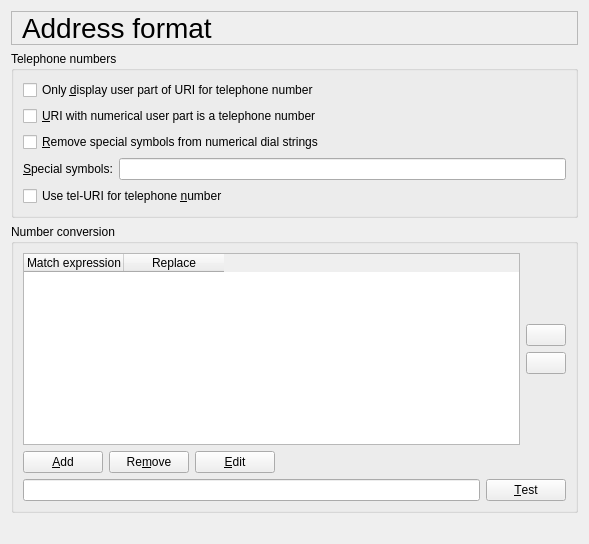
     <widget class="QWidget" name="pageAddressFormat">
      <layout class="QVBoxLayout">
       <item>
        <widget class="QLabel" name="addressFormatTitleTextLabel">
         <property name="font">
          <font>
           <pointsize>21</pointsize>
          </font>
         </property>
         <property name="frameShape">
          <enum>QFrame::StyledPanel</enum>
         </property>
         <property name="text">
          <string>Address format</string>
         </property>
         <property name="wordWrap">
          <bool>false</bool>
         </property>
         <property name="indent">
          <number>10</number>
         </property>
        </widget>
       </item>
       <item>
        <widget class="QGroupBox" name="telNumberGroupBox">
         <property name="title">
          <string>Telephone numbers</string>
         </property>
         <layout class="QGridLayout">
          <item row="0" column="0" colspan="2">
           <widget class="QCheckBox" name="displayTelUserCheckBox">
            <property name="whatsThis">
             <string>If a URI indicates a telephone number, then only display the user part. E.g. if a call comes in from sip:123456@twinklephone.com then display only &quot;123456&quot; to the user. A URI indicates a telephone number if it contains the &quot;user=phone&quot; parameter or when it has a numerical user part and you ticked the next option.</string>
            </property>
            <property name="text">
             <string>Only &amp;display user part of URI for telephone number</string>
            </property>
            <property name="shortcut">
             <string>Alt+D</string>
            </property>
           </widget>
          </item>
          <item row="1" column="0" colspan="2">
           <widget class="QCheckBox" name="numericalUserIsTelCheckBox">
            <property name="whatsThis">
             <string>If you tick this option, then Twinkle considers a SIP address that has a user part that consists of digits, *, #, + and special symbols only as a telephone number. In an outgoing message, Twinkle will add the &quot;user=phone&quot; parameter to such a URI.</string>
            </property>
            <property name="text">
             <string>&amp;URI with numerical user part is a telephone number</string>
            </property>
            <property name="shortcut">
             <string>Alt+U</string>
            </property>
           </widget>
          </item>
          <item row="2" column="0" colspan="2">
           <widget class="QCheckBox" name="removeSpecialCheckBox">
            <property name="whatsThis">
             <string>Telephone numbers are often written with special symbols like dashes and brackets to make them readable to humans. When you dial such a number the special symbols must not be dialed. To allow you to simply copy/paste such a number into Twinkle, Twinkle can remove these symbols when you hit the dial button.</string>
            </property>
            <property name="text">
             <string>&amp;Remove special symbols from numerical dial strings</string>
            </property>
            <property name="shortcut">
             <string>Alt+R</string>
            </property>
           </widget>
          </item>
          <item row="4" column="0" colspan="2">
           <widget class="QCheckBox" name="useTelUriCheckBox">
            <property name="whatsThis">
             <string>Expand a dialed telephone number to a tel-URI instead of a sip-URI.</string>
            </property>
            <property name="text">
             <string>Use tel-URI for telephone &amp;number</string>
            </property>
            <property name="shortcut">
             <string>Alt+N</string>
            </property>
           </widget>
          </item>
          <item row="3" column="0">
           <widget class="QLabel" name="specialTextLabel">
            <property name="text">
             <string>&amp;Special symbols:</string>
            </property>
            <property name="wordWrap">
             <bool>false</bool>
            </property>
            <property name="buddy">
             <cstring>specialLineEdit</cstring>
            </property>
           </widget>
          </item>
          <item row="3" column="1">
           <widget class="QLineEdit" name="specialLineEdit">
            <property name="whatsThis">
             <string>The special symbols that may be part of a telephone number for nice formatting, but must be removed when dialing.</string>
            </property>
           </widget>
          </item>
         </layout>
        </widget>
       </item>
       <item>
        <widget class="QGroupBox" name="conversionGroupBox">
         <property name="title">
          <string>Number conversion</string>
         </property>
         <layout class="QVBoxLayout">
          <item>
           <layout class="QHBoxLayout">
            <item>
             <widget class="QTableWidget" name="conversionListView">
              <property name="whatsThis">
               <string>&lt;p&gt;
Often the format of the telephone numbers you need to dial is different from the format of the telephone numbers stored in your address book, e.g. your numbers start with a +-symbol followed by a country code, but your provider expects '00' instead of the '+', or you are at the office and all your numbers need to be prefixed with a '9' to access an outside line. Here you can specify number format conversion using Perl style regular expressions and format strings.
&lt;/p&gt;
&lt;p&gt;
For each number you dial, Twinkle will try to find a match in the list of match expressions. For the first match it finds, the number will be replaced with the format string. If no match is found, the number stays unchanged.
&lt;/p&gt;
&lt;p&gt;
The number conversion rules are also applied to incoming calls, so the numbers are displayed in the format you want.
&lt;/p&gt;
&lt;h3&gt;Example 1&lt;/h3&gt;
&lt;p&gt;
Assume your country code is 31 and you have stored all numbers in your address book in full international number format, e.g. +318712345678. For dialling numbers in your own country you want to strip of the '+31' and replace it by a '0'. For dialling numbers abroad you just want to replace the '+' by '00'.
&lt;/p&gt;
&lt;p&gt;
The following rules will do the trick:
&lt;/p&gt;
&lt;blockquote&gt;
&lt;tt&gt;
Match expression = \+31([0-9]*) , Replace =  0$1&lt;br&gt;
Match expression = \+([0-9]*) , Replace = 00$1&lt;/br&gt;
&lt;/tt&gt;
&lt;/blockquote&gt;
&lt;h3&gt;Example 2&lt;/h3&gt;
&lt;p&gt;
You are at work and all telephone numbers starting with a 0 should be prefixed with a 9 for an outside line.
&lt;/p&gt;
&lt;blockquote&gt;
&lt;tt&gt;
Match expression = 0[0-9]* , Replace =  9$&amp;&lt;br&gt;
&lt;/tt&gt;
&lt;/blockquote&gt;</string>
              </property>
              <property name="selectionMode">
               <enum>QAbstractItemView::SingleSelection</enum>
              </property>
              <property name="selectionBehavior">
               <enum>QAbstractItemView::SelectRows</enum>
              </property>
              <property name="allColumnsShowFocus" stdset="0">
               <bool>true</bool>
              </property>
              <attribute name="horizontalHeaderHighlightSections">
               <bool>false</bool>
              </attribute>
              <attribute name="verticalHeaderVisible">
               <bool>false</bool>
              </attribute>
              <column>
               <property name="text">
                <string>Match expression</string>
               </property>
              </column>
              <column>
               <property name="text">
                <string>Replace</string>
               </property>
              </column>
             </widget>
            </item>
            <item>
             <layout class="QVBoxLayout">
              <item>
               <spacer>
                <property name="orientation">
                 <enum>Qt::Vertical</enum>
                </property>
                <property name="sizeType">
                 <enum>QSizePolicy::Expanding</enum>
                </property>
                <property name="sizeHint" stdset="0">
                 <size>
                  <width>20</width>
                  <height>21</height>
                 </size>
                </property>
               </spacer>
              </item>
              <item>
               <widget class="QPushButton" name="upConversionPushButton">
                <property name="whatsThis">
                 <string>Move the selected number conversion rule upwards in the list.</string>
                </property>
                <property name="text">
                 <string/>
                </property>
                <property name="icon">
                 <iconset resource="icons.qrc">
                  <normaloff>:/icons/images/1uparrow.png</normaloff>:/icons/images/1uparrow.png</iconset>
                </property>
               </widget>
              </item>
              <item>
               <widget class="QPushButton" name="downConversionPushButton">
                <property name="whatsThis">
                 <string>Move the selected number conversion rule downwards in the list.</string>
                </property>
                <property name="text">
                 <string/>
                </property>
                <property name="icon">
                 <iconset resource="icons.qrc">
                  <normaloff>:/icons/images/1downarrow.png</normaloff>:/icons/images/1downarrow.png</iconset>
                </property>
               </widget>
              </item>
              <item>
               <spacer>
                <property name="orientation">
                 <enum>Qt::Vertical</enum>
                </property>
                <property name="sizeType">
                 <enum>QSizePolicy::Expanding</enum>
                </property>
                <property name="sizeHint" stdset="0">
                 <size>
                  <width>20</width>
                  <height>31</height>
                 </size>
                </property>
               </spacer>
              </item>
             </layout>
            </item>
           </layout>
          </item>
          <item>
           <layout class="QHBoxLayout">
            <item>
             <widget class="QPushButton" name="addConversionPushButton">
              <property name="whatsThis">
               <string>Add a number conversion rule.</string>
              </property>
              <property name="text">
               <string>&amp;Add</string>
              </property>
              <property name="shortcut">
               <string>Alt+A</string>
              </property>
             </widget>
            </item>
            <item>
             <widget class="QPushButton" name="removePushButton">
              <property name="whatsThis">
               <string>Remove the selected number conversion rule.</string>
              </property>
              <property name="text">
               <string>Re&amp;move</string>
              </property>
              <property name="shortcut">
               <string>Alt+M</string>
              </property>
             </widget>
            </item>
            <item>
             <widget class="QPushButton" name="editConversionPushButton">
              <property name="whatsThis">
               <string>Edit the selected number conversion rule.</string>
              </property>
              <property name="text">
               <string>&amp;Edit</string>
              </property>
              <property name="shortcut">
               <string>Alt+E</string>
              </property>
             </widget>
            </item>
            <item>
             <spacer>
              <property name="orientation">
               <enum>Qt::Horizontal</enum>
              </property>
              <property name="sizeType">
               <enum>QSizePolicy::Expanding</enum>
              </property>
              <property name="sizeHint" stdset="0">
               <size>
                <width>291</width>
                <height>20</height>
               </size>
              </property>
             </spacer>
            </item>
           </layout>
          </item>
          <item>
           <layout class="QHBoxLayout">
            <item>
             <widget class="QLineEdit" name="testConversionLineEdit">
              <property name="whatsThis">
               <string>Type a telephone number here an press the Test button to see how it is converted by the list of number conversion rules.</string>
              </property>
             </widget>
            </item>
            <item>
             <widget class="QPushButton" name="testConversionPushButton">
              <property name="whatsThis">
               <string>Test how a number is converted by the number conversion rules.</string>
              </property>
              <property name="text">
               <string>&amp;Test</string>
              </property>
              <property name="shortcut">
               <string>Alt+T</string>
              </property>
             </widget>
            </item>
           </layout>
          </item>
         </layout>
        </widget>
       </item>
       <item>
        <spacer>
         <property name="orientation">
          <enum>Qt::Vertical</enum>
         </property>
         <property name="sizeType">
          <enum>QSizePolicy::Expanding</enum>
         </property>
         <property name="sizeHint" stdset="0">
          <size>
           <width>20</width>
           <height>20</height>
          </size>
         </property>
        </spacer>
       </item>
      </layout>
     </widget>
